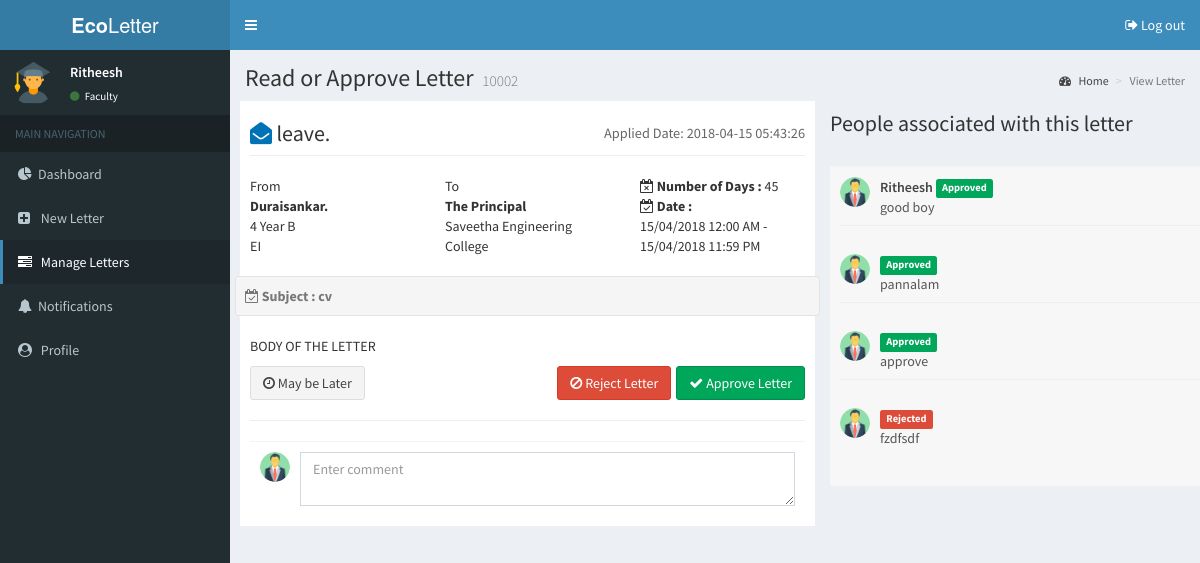
Screenshot of /faculty/view-letter.php?id=10002 (signed in) with the database file from the repository.
### tables this page shows
CREATE TABLE `faculty_data` (
  `faculty_id` varchar(50) NOT NULL,
  `name` varchar(100) NOT NULL,
  `type` varchar(50) NOT NULL,
  `department` varchar(50) NOT NULL,
  `designation` varchar(75) NOT NULL,
  `experience` int(5) NOT NULL,
  `gender` varchar(30) NOT NULL,
  `email` varchar(75) NOT NULL,
  `dob` date NOT NULL,
  `phno` varchar(30) NOT NULL,
  `bldgrp` varchar(30) NOT NULL,
  `address` text NOT NULL
);

CREATE TABLE `letter_content` (
  `letter_id` int(11) NOT NULL,
  `sender` varchar(100) NOT NULL,
  `receiver` varchar(100) NOT NULL,
  `type` varchar(100) NOT NULL,
  `subject` varchar(300) NOT NULL,
  `message` text NOT NULL,
  `hod` varchar(2) NOT NULL,
  `principal` varchar(2) NOT NULL,
  `timestamp` timestamp NOT NULL DEFAULT CURRENT_TIMESTAMP ON UPDATE CURRENT_TIMESTAMP,
  `department` varchar(20) NOT NULL,
  `status` varchar(2) NOT NULL,
  `duration` varchar(100) DEFAULT NULL,
  `days` int(11) DEFAULT NULL
);

CREATE TABLE `student_data` (
  `student_id` varchar(50) NOT NULL,
  `name` varchar(50) NOT NULL,
  `studenttype` varchar(50) NOT NULL,
  `year` int(11) NOT NULL,
  `department` varchar(50) NOT NULL,
  `section` varchar(30) NOT NULL,
  `gender` varchar(30) NOT NULL,
  `email` varchar(75) NOT NULL,
  `dob` date NOT NULL,
  `phno` varchar(30) NOT NULL,
  `fathernam` varchar(100) NOT NULL,
  `fathermob` varchar(30) NOT NULL,
  `bldgrp` varchar(30) NOT NULL,
  `address` text NOT NULL
);

CREATE TABLE `letter_index` (
  `letter_id` varchar(10) NOT NULL,
  `faculty_id` varchar(11) NOT NULL,
  `name` varchar(50) NOT NULL,
  `role` varchar(50) NOT NULL,
  `comments` text NOT NULL,
  `timestamp` timestamp NOT NULL DEFAULT CURRENT_TIMESTAMP ON UPDATE CURRENT_TIMESTAMP,
  `status` varchar(2) NOT NULL
);

### faculty/view-letter.php (the view, shortened to what this page needs)
<?php
include('../session.php');
include('../custom-functions.php');
?>
<!DOCTYPE html>
<html>
<head>
    <link rel="stylesheet" href="../bower_components/bootstrap/dist/css/bootstrap.min.css">
    <link rel="stylesheet" href="../bower_components/font-awesome/css/font-awesome.min.css">
    <link rel="stylesheet" href="../bower_components/Ionicons/css/ionicons.min.css">
    <link rel="stylesheet" href="../bower_components/jvectormap/jquery-jvectormap.css">
    <link rel="stylesheet" href="../dist/css/AdminLTE.min.css">
    <link rel="stylesheet" href="../dist/css/skins/_all-skins.min.css">
    <link rel="stylesheet" href="../plugins/bootstrap-wysihtml5/bootstrap3-wysihtml5.min.css">
</head>
<body class="hold-transition skin-blue sidebar-mini fixed">
<div class="wrapper">
    <header class="main-header">
        <a href="/" class="logo">
            <span class="logo-lg"><b>Eco</b>Letter</span>
        </a>
        <nav class="navbar navbar-static-top">
            <a href="#" class="sidebar-toggle" data-toggle="push-menu" role="button">
            </a>
            <div class="navbar-custom-menu">
                <ul class="nav navbar-nav">
                    <li>
                        <a href="/logout.php"><i class="fa fa-sign-out"></i> Log out</a>
                    </li>
                </ul>
            </div>
        </nav>
    </header>
    <aside class="main-sidebar">
        <section class="sidebar">
            <div class="user-panel">
                <div class="pull-left image"><img src="../dist/img/student.png" class="img-circle" alt="User Image">
                </div>
                <div class="pull-left info"><p><?php
                        $sql = "SELECT name from faculty_data WHERE faculty_id='" . $_SESSION['login_user'] . "'";
                        $result = mysqli_query($db, $sql);
                        if (mysqli_num_rows($result) > 0) {
                            $row = mysqli_fetch_assoc($result);
                            echo $row['name'];
                        } else {
                            echo "0 results";
                        }
                        ?></p>          </p>                    <a href="#"><i
                                class="fa fa-circle text-success"></i> Faculty</a></div>
            </div>
            <ul class="sidebar-menu" data-widget="tree">
                <li class="header">MAIN NAVIGATION</li>
                <li><a href="index.php"><i class="fa fa-pie-chart"></i><span>Dashboard</span></a></li>
                <li><a href="new-letter.php"><i class="fa fa-plus-square"></i> <span>New Letter</span></a></li>
                <li class="active"><a href="manage-letter.php?option=pending"><i class="fa fa-tasks"></i> <span>Manage Letters</span></a>
                </li>
                <li><a href="notifications.php"><i class="fa fa-bell"></i><span>Notifications</span></a></li>
                <li><a href="profile.php"><i class="fa fa-user-circle"></i> <span>Profile</span></a></li>
            </ul>
        </section>
    </aside>
    <div class="content-wrapper">
        <?php
        $letterid = $_GET['id'];
        $lsql = "SELECT * FROM `letter_content` WHERE letter_id=" . $letterid . " AND status>0";
        $res1 = mysqli_query($db, $lsql);
        $letter = mysqli_fetch_array($res1);
        $studsql = "SELECT * FROM `student_data` WHERE student_id=" . $letter['sender'];
        $res2 = mysqli_query($db, $studsql);
        $student = mysqli_fetch_array($res2);
        ?>
        <section class="content-header">
            <h1>
                Read or Approve Letter
                <small><?php echo $letter['letter_id']; ?></small>
            </h1>
            <ol class="breadcrumb">
                <li><a href="#"><i class="fa fa-dashboard"></i> Home</a></li>
                <li class="active">View Letter</li>
            </ol>
        </section>
        <section class="container">
            <div class="row" style="padding: 10px;">
                <div class="col-md-6" style="background: #fff;padding: 10px;">
                    <div class="row">
                        <div class="col-xs-12">
                            <h2 class="page-header">
                                <i class="fa fa-envelope-open text-blue"></i> <?php echo $letter['type']; ?>.
                                <small class="pull-right">Applied Date: <?php echo $letter['timestamp']; ?></small>
                            </h2>
                        </div>
                    </div>
                    <div class="row invoice-info">
                        <div class="col-sm-4 invoice-col">
                            From
                            <address>
                                <strong><?php echo $student['name']; ?>.</strong><br>
                                <?php echo $student['year']; ?> Year <?php echo $student['section']; ?><br>
                                <?php echo $student['department']; ?><br>
                            </address>
                        </div>
                        <div class="col-sm-4 invoice-col">
                            To
                            <address>
                                <strong><?php if ($letter['receiver'] ==3) {
                                        echo "The Principal";
                                    } else if ($letter['receiver'] == 2) {
                                        echo "The HOD<br>";
                                        echo $letter['department'];
                                    } else {
                                        echo "Faculty(s)";
                                    }
                                    ?></strong><br>
                                Saveetha Engineering College<br>
                            </address>
                        </div>
                        <div class="col-sm-4 invoice-col">
                            <b><i class="fa fa-calendar-times-o"></i> Number of Days :</b>
                            <?php echo $letter['days']; ?><br>
                            <b><i class="fa fa-calendar-check-o"></i> Date :</b><br>
                            <?php echo $letter['duration']; ?>
                        </div>
                    </div>
                    <div class="row text-muted well well-sm no-shadow">
                        <b><i class="fa fa-calendar-check-o"></i> Subject : <?php echo $letter['subject']; ?></b>
                    </div>
                    <p style="font-size: large;">
                        <?php echo $letter['message']; ?>
                    </p>
                    <form id="comment" method="post" action="">
                        <div class="row no-print">
                            <div class="col-xs-12">
                                <a href="manage-letter.php?option=pending" class="btn btn-default"><i
                                            class="fa fa-clock-o"></i> May be
                                    Later</a>
                                <button type="submit" name="approved" value="approve"
                                        class="btn btn-success pull-right"><i class="fa fa-check"></i> Approve
                                    Letter
                                </button>
                                <button type="submit" name="rejected" value="reject" class="btn btn-danger pull-right"
                                        style="margin-right: 5px;">
                                    <i class="fa fa-ban"></i> Reject Letter
                                </button>
                            </div>
                        </div>
                        <HR>
                        <div class="box-footer">
                            <img class="img-responsive img-circle img-sm" src="../dist/img/faculty.png" alt="Alt Text">
                            <div class="img-push">
                                <textarea class="form-control" name="comments" placeholder="Enter comment"></textarea>
                            </div>
                        </div>
                    </form>
                </div>
                <div class="col-md-6">
                    <h2 class="page-header">People associated with this letter</h2>
                    <div class="box-footer box-comments">
                        <?php
                        $sql = "SELECT * FROM `letter_index` WHERE letter_id=" . $letterid;
                        $res = mysqli_query($db, $sql);
                        while ($comment = mysqli_fetch_array($res)) {
                            echo '<div class="box-comment">
                            <img class="img-circle img-sm" src="../dist/img/faculty.png" alt="User Image">
                            <div class="comment-text">
                      <span class="username">
                        ' . facultyname($comment["faculty_id"], $db) . ' ' . status($comment['status']) . '
                        <span class="text-muted pull-right">' . datetime($comment["timestamp"]) . '</span>
                      </span>
                                ' . $comment['comments'] . '
                            </div>
                        </div><br>';
                        }
                        ?>
                    </div>
                </div>
        </section>
    </div>
</div>
</body>
</html>

### custom-functions.php (shortened to what this page needs)
<?php
function status($sts){
    if($sts==2)
    {
        return '<span class="label label-success">Approved</span>';
    }
    if($sts==3)
    {
        return '<span class="label label-danger">Rejected</span>';
    }
}
function facultyname($fid, $db)
{
    $sql4="SELECT name FROM `faculty_data` WHERE faculty_id='".$fid."'";
    $res4=mysqli_query($db, $sql4);
    $fac=mysqli_fetch_array($res4);
    return $fac['name'];
}
?>

### rows the page displays
faculty_data: name "Ritheesh"
letter_content: letter_id "10002", type "leave", timestamp "2018-04-15 05:43:26", days "45", duration "15/04/2018 12:00 AM - 15/04/2018 11:59 PM", subject "cv", message "BODY OF THE LETTER"
student_data: name "Duraisankar", year "4", section "B", department "EI"
letter_index: faculty.name "Ritheesh", status "Approved", comments "good boy"
letter_index: status "Approved", comments "pannalam"
letter_index: status "Approved", comments "approve"
letter_index: status "Rejected", comments "fzdfsdf"
